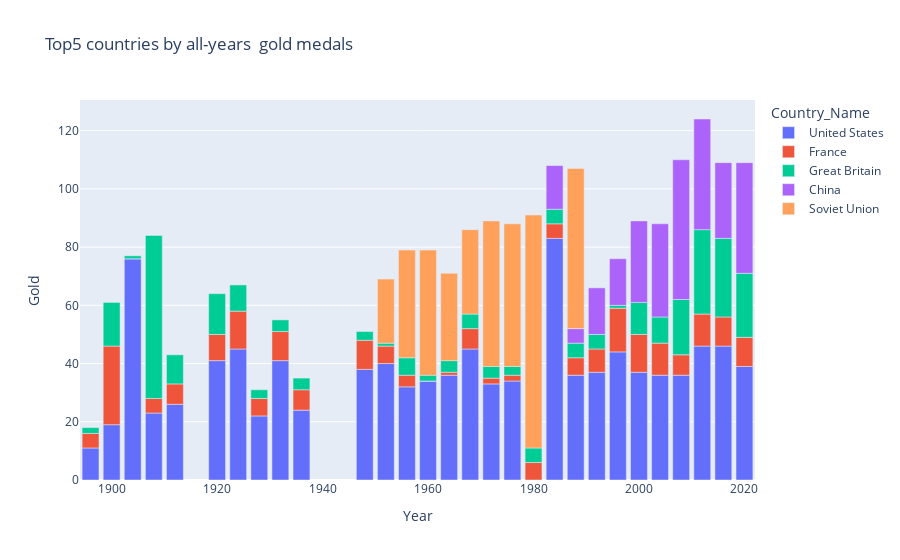

The cell this chart's notebook holds for it:
### Code cell
fig = px.bar(data[data["Country_Name"].isin(top10.index.values[:5])], x="Year", y="Gold", color="Country_Name", title = "Top5 countries by all-years  gold medals")
fig

### Figure 1 — Plotly figure (JSON) as saved in the notebook; plotly's stock layout.template omitted (floating-point values rounded to 4 significant figures)
{"data": [{"alignmentgroup": "True", "hovertemplate": "Country_Name=United States<br>Year=%{x}<br>Gold=%{y}<extra></extra>", "legendgroup": "United States", "marker": {"color": "#636efa", "pattern": {"shape": ""}}, "name": "United States", "offsetgroup": "United States", "orientation": "v", "showlegend": true, "textposition": "auto", "type": "bar", "x": [1932, 1928, 1924, 1920, 1912, 1908, 1904, 1900, 1896, 1984, 1976, 1972, 1968, 1964, 1960, 2020, 2016, 2012, 2008, 2004, 2000, 1996, 1992, 1988, 1956, 1952, 1948, 1936], "xaxis": "x", "y": [41, 22, 45, 41, 26, 23, 76, 19, 11, 83, 34, 33, 45, 36, 34, 39, 46, 46, 36, 36, 37, 44, 37, 36, 32, 40, 38, 24], "yaxis": "y"}, {"alignmentgroup": "True", "hovertemplate": "Country_Name=France<br>Year=%{x}<br>Gold=%{y}<extra></extra>", "legendgroup": "France", "marker": {"color": "#EF553B", "pattern": {"shape": ""}}, "name": "France", "offsetgroup": "France", "orientation": "v", "showlegend": true, "textposition": "auto", "type": "bar", "x": [1932, 1928, 1924, 1920, 1912, 1908, 1904, 1900, 1896, 1984, 1980, 1976, 1972, 1968, 1964, 1960, 2020, 2016, 2012, 2008, 2004, 2000, 1996, 1992, 1988, 1956, 1952, 1948, 1936], "xaxis": "x", "y": [10, 6, 13, 9, 7, 5, 0, 27, 5, 5, 6, 2, 2, 7, 1, 0, 10, 10, 11, 7, 11, 13, 15, 8, 6, 4, 6, 10, 7], "yaxis": "y"}, {"alignmentgroup": "True", "hovertemplate": "Country_Name=Great Britain<br>Year=%{x}<br>Gold=%{y}<extra></extra>", "legendgroup": "Great Britain", "marker": {"color": "#00cc96", "pattern": {"shape": ""}}, "name": "Great Britain", "offsetgroup": "Great Britain", "orientation": "v", "showlegend": true, "textposition": "auto", "type": "bar", "x": [1932, 1928, 1924, 1920, 1912, 1908, 1904, 1900, 1896, 1984, 1980, 1976, 1972, 1968, 1964, 1960, 2020, 2016, 2012, 2008, 2004, 2000, 1996, 1992, 1988, 1956, 1952, 1948, 1936], "xaxis": "x", "y": [4, 3, 9, 14, 10, 56, 1, 15, 2, 5, 5, 3, 4, 5, 4, 2, 22, 27, 29, 19, 9, 11, 1, 5, 5, 6, 1, 3, 4], "yaxis": "y"}, {"alignmentgroup": "True", "hovertemplate": "Country_Name=China<br>Year=%{x}<br>Gold=%{y}<extra></extra>", "legendgroup": "China", "marker": {"color": "#ab63fa", "pattern": {"shape": ""}}, "name": "China", "offsetgroup": "China", "orientation": "v", "showlegend": true, "textposition": "auto", "type": "bar", "x": [1984, 2020, 2016, 2012, 2008, 2004, 2000, 1996, 1992, 1988], "xaxis": "x", "y": [15, 38, 26, 38, 48, 32, 28, 16, 16, 5], "yaxis": "y"}, {"alignmentgroup": "True", "hovertemplate": "Country_Name=Soviet Union<br>Year=%{x}<br>Gold=%{y}<extra></extra>", "legendgroup": "Soviet Union", "marker": {"color": "#FFA15A", "pattern": {"shape": ""}}, "name": "Soviet Union", "offsetgroup": "Soviet Union", "orientation": "v", "showlegend": true, "textposition": "auto", "type": "bar", "x": [1980, 1976, 1972, 1968, 1964, 1960, 1988, 1956, 1952], "xaxis": "x", "y": [80, 49, 50, 29, 30, 43, 55, 37, 22], "yaxis": "y"}], "layout": {"autosize": true, "barmode": "relative", "legend": {"title": {"text": "Country_Name"}, "tracegroupgap": 0}, "title": {"text": "Top5 countries by all-years  gold medals"}, "xaxis": {"anchor": "y", "autorange": true, "domain": [0, 1], "range": [1894, 2022], "title": {"text": "Year"}, "type": "linear"}, "yaxis": {"anchor": "x", "autorange": true, "domain": [0, 1], "range": [0, 130.5], "title": {"text": "Gold"}, "type": "linear"}}}
